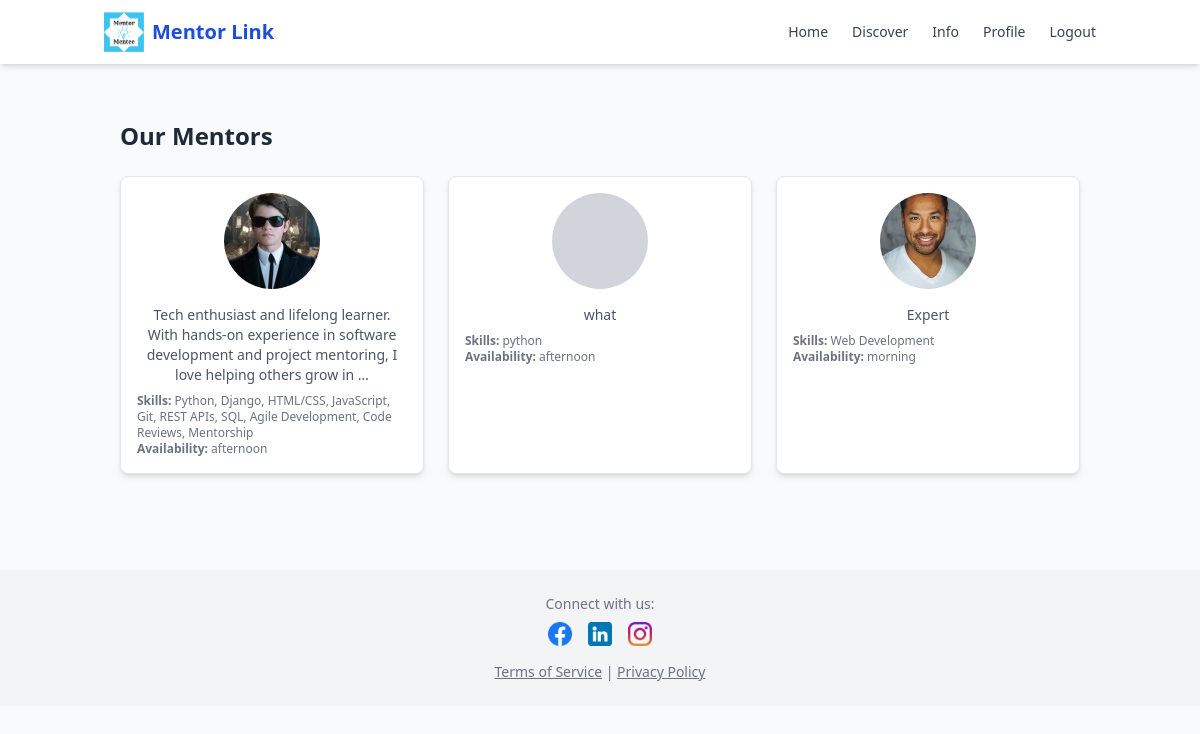
Page /mentor_list/ (signed in) on the committed database.
### mentor/models.py (models this page shows, shortened)
class Profile(models.Model):
    USER_TYPES = (
        ('mentor', 'Mentor'),
        ('mentee', 'Mentee'),
    )
    user = models.OneToOneField(User, on_delete=models.CASCADE)
    user_type = models.CharField(max_length=10, choices=USER_TYPES)
    bio = models.TextField(blank=True)
    skills = models.TextField(blank=True)
    availability = models.CharField(max_length=100, blank=True)
    profile_picture = models.ImageField(upload_to='profiles/', blank=True, null=True)

### mentor/views.py (the view)
# urls.py: path("mentor_list/", mentor_list, name="mentor_list"),
@login_required
def mentor_list(request):
    mentors = Profile.objects.filter(user_type='mentor')
    return render(request, 'mentor_list.html', {'mentors': mentors})

### mentor/templates/mentor_list.html (shortened to what this page needs)
{% extends 'base.html' %}
{% block content %}
<div class="container mx-auto px-4 py-6">
    <h2 class="text-2xl font-bold mb-6">Our Mentors</h2>
    <div class="grid md:grid-cols-2 lg:grid-cols-3 gap-6">
        {% for mentor in mentors %}
        <div class="bg-white shadow-md rounded-lg p-4 border hover:shadow-lg transition">
            {% if mentor.profile_picture %}
            <img src="{{ mentor.profile_picture.url }}" class="w-24 h-24 rounded-full object-cover mx-auto" alt="Mentor Photo">
            {% else %}
                <div class="w-24 h-24 rounded-full bg-gray-300 mx-auto"></div>
            {% endif %}
            <p class="text-sm text-gray-600 text-center">{{ mentor.bio|truncatewords:20 }}</p>
            <p class="text-xs text-gray-500 mt-2"><strong>Skills:</strong> {{ mentor.skills }}</p>
            <p class="text-xs text-gray-500"><strong>Availability:</strong> {{ mentor.availability }}</p>
        </div>
        {% endfor %}
    </div>
</div>
{% endblock %}

### mentor/templates/base.html (shortened to what this page needs)
{% load static %}
<!DOCTYPE html>
<html lang="en">
<head>
    <script src="https://cdn.tailwindcss.com"></script>
</head>
<body class="bg-gray-50 text-gray-800 font-sans">
    <header class="bg-white shadow-md sticky top-0 z-50">
        <div class="container mx-auto flex items-center justify-between px-4 py-3">
            <div class="flex items-center gap-2">
                <img src="{% static 'images/logo.png' %}" alt="Mentor Link Logo" class="h-10 w-10">
                <h1 class="text-xl font-bold text-blue-700">Mentor Link</h1>
            </div>
            <nav>
                <ul class="flex space-x-6 text-sm font-medium text-gray-700 items-center">
                    <li><a href="{% url 'home' %}" class="hover:text-blue-600">Home</a></li>
                    <li>
                        <a href="{% url 'discover' %}" class="hover:text-blue-600">Discover</a>
                    </li>
                    <li class="relative group">
                        <span class="hover:text-blue-600 cursor-pointer">Info</span>
                    </li>
                    {% if user.is_authenticated %}
                        {% if user.profile.user_type == 'mentor' %}
                            <li class="ml-6"><a href="{% url 'mentor_profile' %}" class="hover:text-blue-600">Profile</a></li>
                        {% elif user.profile.user_type == 'mentee' %}
                            <li class="ml-6"><a href="{% url 'mentee_profile' %}" class="hover:text-blue-600">Profile</a></li>
                        {% endif %}
                        <li><a href="{% url 'logout' %}" class="hover:text-red-500">Logout</a></li>
                    {% else %}
                        <li class="ml-6"><a href="{% url 'login' %}" class="hover:text-blue-600">Login</a></li>
                        <li><a href="{% url 'register' %}" class="hover:text-blue-600">Register</a></li>
                    {% endif %}
                </ul>
            </nav>
        </div>
    </header>
    <main class="container mx-auto px-4 py-8">
        {% block content %}{% endblock %}
    </main>
    <footer class="bg-gray-100 text-center py-6 mt-10">
        <div class="text-gray-500 text-sm">
            <p class="mb-2">Connect with us:</p>
            <div class="flex justify-center gap-4 mb-4">
                <a href="https://www.instagram.com/om_n_sinkar">
                    <img src="{% static 'images/facebook.png' %}" alt="Facebook" class="h-6 w-6">
                </a>
                <a href="#"><img src="{% static 'images/linkdein.png' %}" alt="LinkedIn" class="h-6 w-6"></a>
                <a href="#"><img src="{% static 'images/instagram.png' %}" alt="Instagram" class="h-6 w-6"></a>
            </div>
            <div>
                <a href="#" class="underline">Terms of Service</a> |
                <a href="#" class="underline">Privacy Policy</a>
            </div>
        </div>
    </footer>
</body>
</html>

### rows in the picture
Profile: profile_picture (picture), bio "Tech enthusiast and lifelong learner. With hands-on experience in software development and project mentoring, I love helping others grow in …", skills "Python, Django, HTML/CSS, JavaScript, Git, REST APIs, SQL, Agile Development, Code Reviews, Mentorship", availability "afternoon"
Profile: bio "what", skills "python", availability "afternoon"
Profile: profile_picture (picture), bio "Expert", skills "Web Development", availability "morning"
